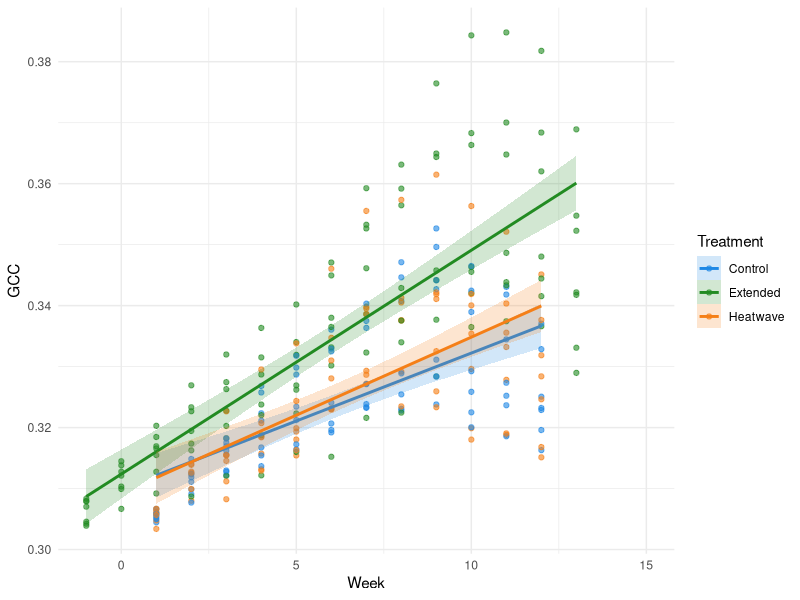
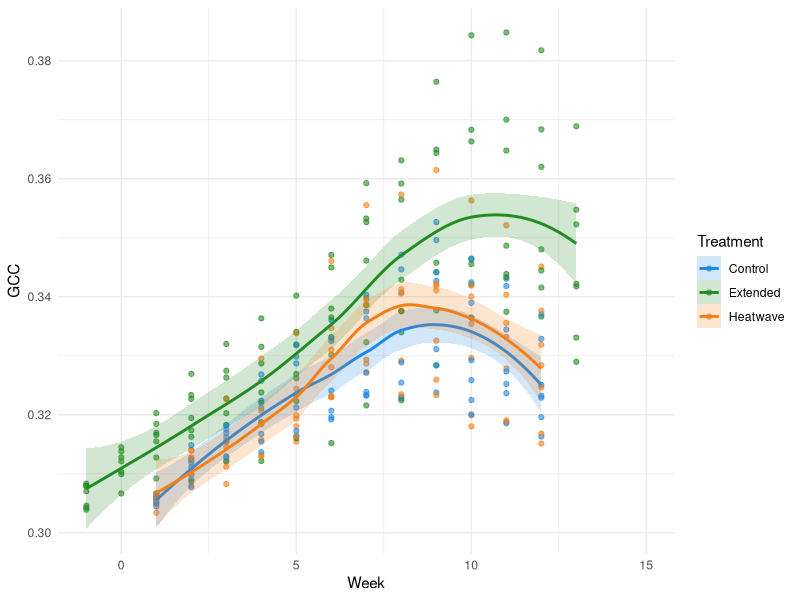
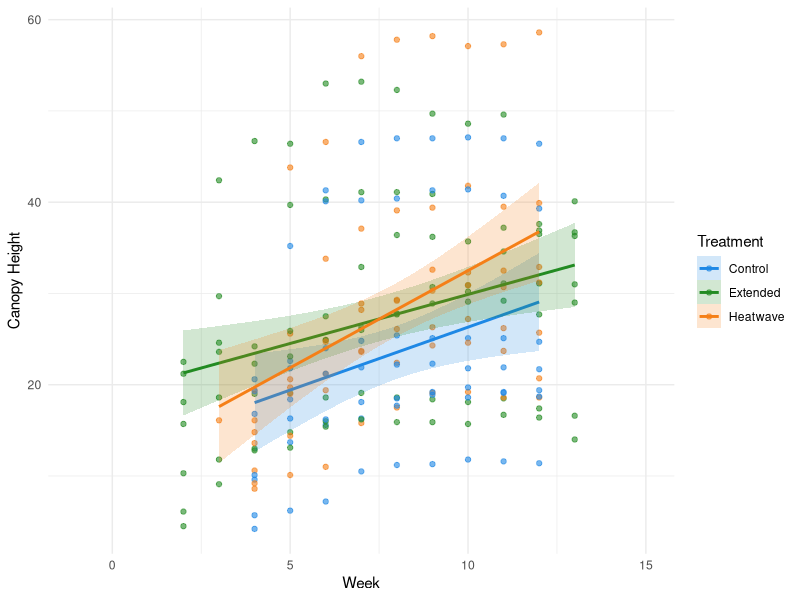
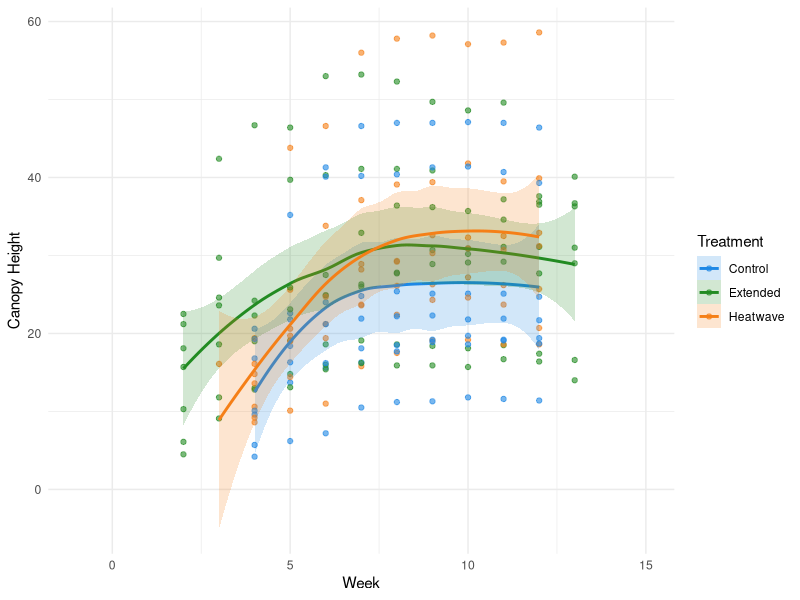
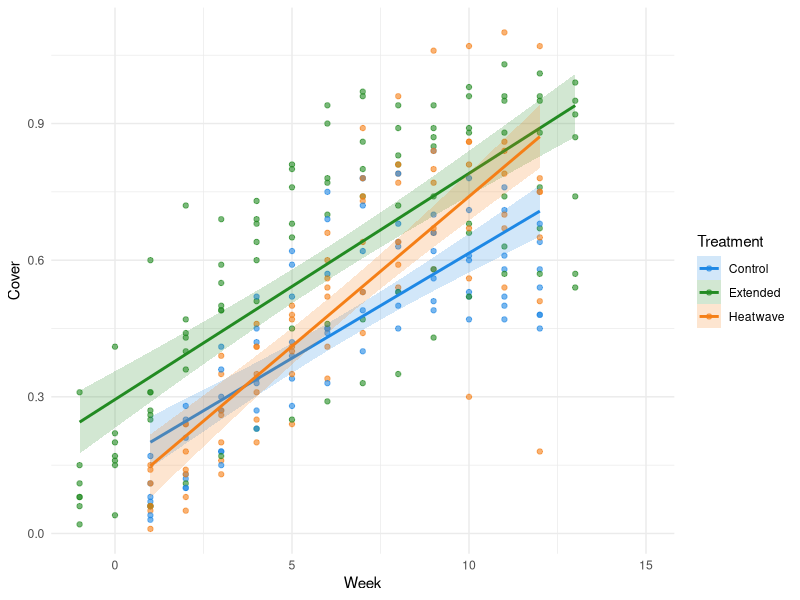
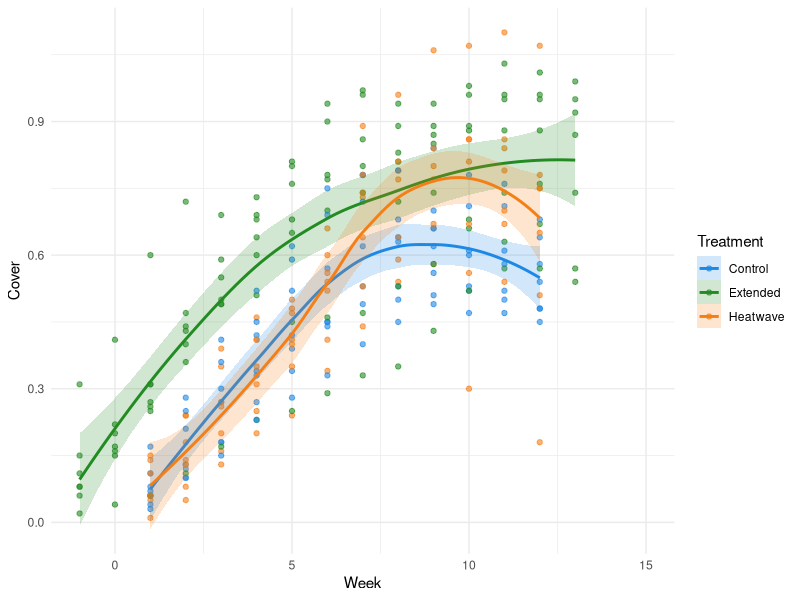
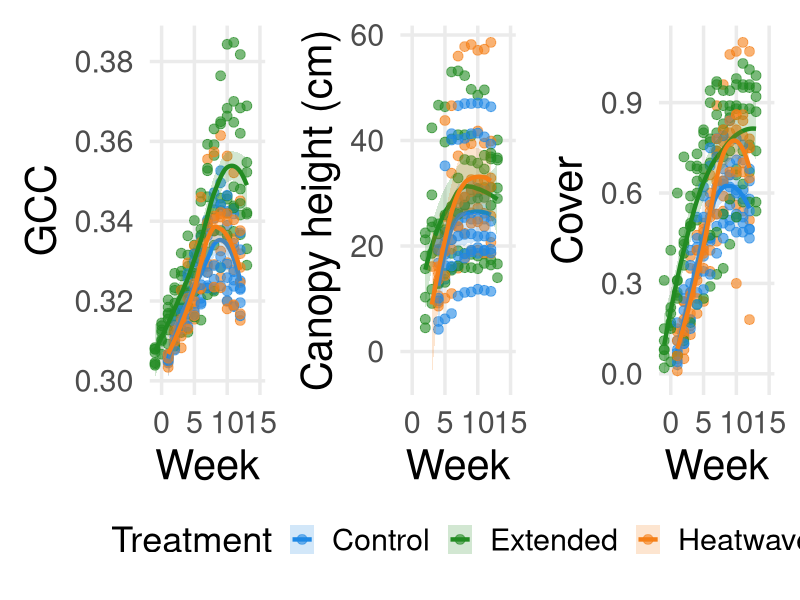
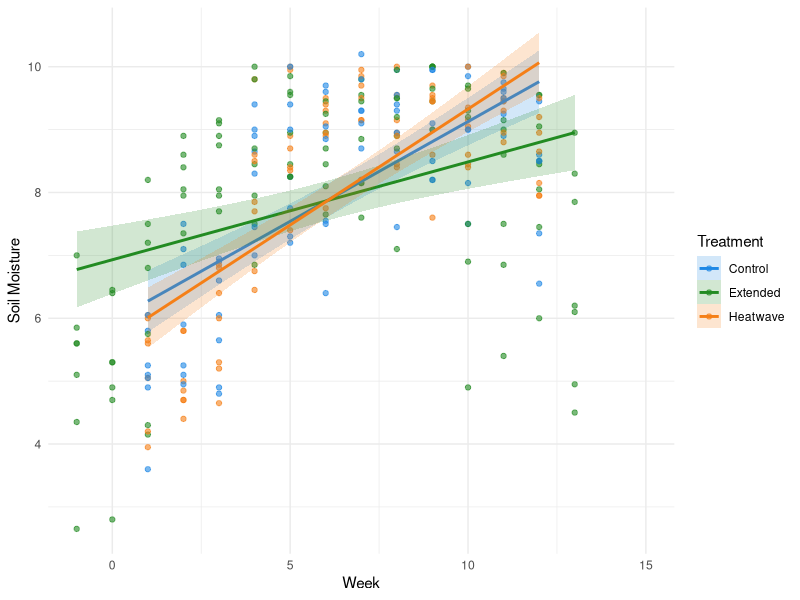

Source code (R) for these figures, in order:

############## UPDATED FIGURES ###############
#### Written by Samantha Solis de Ovando #####

# set working directory 
setwd("~/Documents/UndergradThesis/data")

####### shift extended grp by -2 weeks #######
library(dplyr)
original_data <- read.csv("MasterDataSheet_UGthesis_Feb232026.csv")
shifted_data <- original_data %>%
  mutate(measurement.week = ifelse(Treatment == "Extended",
                                   measurement.week - 2,
                                   measurement.week))
#print CSV
#write.csv(shifted_data, "shifted_dataset.csv", row.names = FALSE)

###########################################################################
################################# FIGURES #################################
###########################################################################

### IMPORTANT: USE THIS DATA WHEN PLOTTING BY TIME
plotting_with_time <- read.csv("shifted_dataset.csv")
plotting_with_time$canopyheight <- as.numeric(as.character(plotting_with_time$canopyheight))


############## PLANT PRODUCTIVITY ##############

####### GREENNESS #######

## Scatter plot with linear best fit and SE ribbon ##

### figure file name = GCC_Scatter_Linear_Ribbon

library(ggplot2)

ggplot(plotting_with_time, aes(x = measurement.week, y = meanGCC, color = Treatment)) +
  geom_point(alpha = 0.6, na.rm = TRUE) +
  geom_smooth(aes(fill = Treatment),
              method = "lm",
              se = TRUE,
              alpha = 0.2,
              na.rm = TRUE) +
  scale_color_manual(values = c(
    "Control" = "#1E88E5",
    "Extended" = "#228B22",
    "Heatwave" = "#F57F17"
  )) +
  scale_fill_manual(values = c(
    "Control" = "#1E88E5",
    "Extended" = "#228B22",
    "Heatwave" = "#F57F17"
  )) +
  labs(
    x = "Week",
    y = "GCC"
  ) +
  theme_minimal()

#############################################
## Scatter plot with local regression line ##
#file name of figure: GCC_Scatter_LocalRegression

library(ggplot2)

ggplot(plotting_with_time, aes(x = measurement.week, y = meanGCC, color = Treatment)) +
  geom_point(alpha = 0.6, na.rm = TRUE) +
  geom_smooth(aes(fill = Treatment),
              method = "loess",
              se = TRUE,
              alpha = 0.2,
              na.rm = TRUE) +
  scale_color_manual(values = c(
    "Control" = "#1E88E5",
    "Extended" = "#228B22",
    "Heatwave" = "#F57F17"
  )) +
  scale_fill_manual(values = c(
    "Control" = "#1E88E5",
    "Extended" = "#228B22",
    "Heatwave" = "#F57F17"
  )) +
  labs(
    x = "Week",
    y = "GCC"
  ) +
  theme_minimal()


###################### CANOPY HEIGHT ######################

### trouble shooting - plots not coming out right:
#class(plotting_with_time$canopyheight)
#str(plotting_with_time$canopyheight)
#plotting_with_time$canopyheight <- as.numeric(as.character(plotting_with_time$canopyheight))

### scatter with linear regression line ###
#file name: CanopyHeight_Scatter_LinearRegression
library(ggplot2)

ggplot(plotting_with_time, aes(x = measurement.week, y = canopyheight, color = Treatment)) +
  geom_point(alpha = 0.6, na.rm = TRUE) +
  geom_smooth(aes(fill = Treatment),
              method = "lm",
              se = TRUE,
              alpha = 0.2,
              na.rm = TRUE) +
  scale_color_manual(values = c(
    "Control" = "#1E88E5",
    "Extended" = "#228B22",
    "Heatwave" = "#F57F17"
  )) +
  scale_fill_manual(values = c(
    "Control" = "#1E88E5",
    "Extended" = "#228B22",
    "Heatwave" = "#F57F17"
  )) +
  labs(
    x = "Week",
    y = "Canopy Height"
  ) +
  theme_minimal()

### Canopy height scatter with local regression line ###
#file name: CanopyHeight_Scatter_LocalRegression

library(ggplot2)

ggplot(plotting_with_time, aes(x = measurement.week, y = canopyheight, color = Treatment)) +
  geom_point(alpha = 0.6, na.rm = TRUE) +
  geom_smooth(aes(fill = Treatment),
              method = "loess",
              se = TRUE,
              alpha = 0.2,
              na.rm = TRUE) +
  scale_color_manual(values = c(
    "Control" = "#1E88E5",
    "Extended" = "#228B22",
    "Heatwave" = "#F57F17"
  )) +
  scale_fill_manual(values = c(
    "Control" = "#1E88E5",
    "Extended" = "#228B22",
    "Heatwave" = "#F57F17"
  )) +
  labs(
    x = "Week",
    y = "Canopy Height"
  ) +
  theme_minimal()

###################### COVER ######################
### cover scatter with linear regression
# file name for figure: Cover_Scatter_LinearRegression

library(ggplot2)

ggplot(plotting_with_time, aes(x = measurement.week, y = CanopyExtent, color = Treatment)) +
  geom_point(alpha = 0.6, na.rm = TRUE) +
  geom_smooth(aes(fill = Treatment),
              method = "lm",
              se = TRUE,
              alpha = 0.2,
              na.rm = TRUE) +
  scale_color_manual(values = c(
    "Control" = "#1E88E5",
    "Extended" = "#228B22",
    "Heatwave" = "#F57F17"
  )) +
  scale_fill_manual(values = c(
    "Control" = "#1E88E5",
    "Extended" = "#228B22",
    "Heatwave" = "#F57F17"
  )) +
  labs(
    x = "Week",
    y = "Cover"
  ) +
  theme_minimal()

### cover scatter with local regression ###
# file name: Cover_Scatter_LocalRegression

library(ggplot2)

ggplot(plotting_with_time, aes(x = measurement.week, y = CanopyExtent, color = Treatment)) +
  geom_point(alpha = 0.6, na.rm = TRUE) +
  geom_smooth(aes(fill = Treatment),
              method = "loess",
              se = TRUE,
              alpha = 0.2,
              na.rm = TRUE) +
  scale_color_manual(values = c(
    "Control" = "#1E88E5",
    "Extended" = "#228B22",
    "Heatwave" = "#F57F17"
  )) +
  scale_fill_manual(values = c(
    "Control" = "#1E88E5",
    "Extended" = "#228B22",
    "Heatwave" = "#F57F17"
  )) +
  labs(
    x = "Week",
    y = "Cover"
  ) +
  theme_minimal()


##### FOR POSTER ###########
#### multi-panel figure ####
library(ggplot2)
install.packages("patchwork")
library(patchwork)
treatment_colours <- c(
  "Control"  = "#1E88E5",
  "Extended" = "#228B22",
  "Heatwave" = "#F57F17"
)

CAGPoster_theme <- theme_minimal(base_size = 26) +
  theme(
    axis.title = element_text(size = 30),
    axis.text = element_text(size = 22),
    legend.title = element_text(size = 26),
    legend.text = element_text(size = 22),
    panel.grid.minor = element_blank(),
    legend.position = "bottom"
  )

### make same plot for any variable for poster ###
make_poster_plot <- function(df, y_col, y_lab) {
  ggplot(df, aes(x = measurement.week, y = .data[[y_col]], color = Treatment)) +
    geom_point(alpha = 0.6, na.rm = TRUE, size = 3) +
    geom_smooth(aes(fill = Treatment),
                method = "loess",
                se = TRUE,
                alpha = 0.2,
                na.rm = TRUE,
                linewidth = 1.5) +
    scale_color_manual(values = treatment_colours) +
    scale_fill_manual(values = treatment_colours) +
    labs(x = "Week", y = y_lab, color = "Treatment", fill = "Treatment") +
    CAGPoster_theme
}

p1 <- make_poster_plot(plotting_with_time, "meanGCC", "GCC")
p2 <- make_poster_plot(plotting_with_time, "canopyheight", "Canopy height (cm)")
p3 <- make_poster_plot(plotting_with_time, "CanopyExtent", "Cover")

### 1x3 grid
combined <- p1 + p2 + p3 + plot_layout(ncol = 3, guides = "collect") &
  theme(legend.position = "bottom")

combined

############## ABIOTIC SOIL PROPERTIES  ##############

####### SOIL MOISTURE #######
### scatter with linear regression line ###
#file name: SoilMoisture_Scatter_LinearRegression

library(ggplot2)

ggplot(plotting_with_time, aes(x = measurement.week, y = MeanSoilMoisture, color = Treatment)) +
  geom_point(alpha = 0.6, na.rm = TRUE) +
  geom_smooth(aes(fill = Treatment),
              method = "lm",
              se = TRUE,
              alpha = 0.2,
              na.rm = TRUE) +
  scale_color_manual(values = c(
    "Control" = "#1E88E5",
    "Extended" = "#228B22",
    "Heatwave" = "#F57F17"
  )) +
  scale_fill_manual(values = c(
    "Control" = "#1E88E5",
    "Extended" = "#228B22",
    "Heatwave" = "#F57F17"
  )) +
  labs(
    x = "Week",
    y = "Soil Moisture"
  ) +
  theme_minimal()

### scatter with local regression line ###
#file name: SoilMoisture_Scatter_LocalRegression

library(ggplot2)

ggplot(plotting_with_time, aes(x = measurement.week, y = MeanSoilMoisture, color = Treatment)) +
  geom_point(alpha = 0.6, na.rm = TRUE) +
  geom_smooth(aes(fill = Treatment),
              method = "loess",
              se = TRUE,
              alpha = 0.2,
              na.rm = TRUE) +
  scale_color_manual(values = c(
    "Control" = "#1E88E5",
    "Extended" = "#228B22",
    "Heatwave" = "#F57F17"
  )) +
  scale_fill_manual(values = c(
    "Control" = "#1E88E5",
    "Extended" = "#228B22",
    "Heatwave" = "#F57F17"
  )) +
  labs(
    x = "Week",
    y = "Soil Moisture"
  ) +
  theme_minimal()

#################### SOIL PH ####################

### scatter with linear regression line ###
#file name: SoilpH_Scatter_LinearRegression

library(ggplot2)

ggplot(plotting_with_time, aes(x = measurement.week, y = MEANpH, color = Treatment)) +
  geom_point(alpha = 0.6, na.rm = TRUE) +
  geom_smooth(aes(fill = Treatment),
              method = "lm",
              se = TRUE,
              alpha = 0.2,
              na.rm = TRUE) +
  scale_color_manual(values = c(
    "Control" = "#1E88E5",
    "Extended" = "#228B22",
    "Heatwave" = "#F57F17"
  )) +
  scale_fill_manual(values = c(
    "Control" = "#1E88E5",
    "Extended" = "#228B22",
    "Heatwave" = "#F57F17"
  )) +
  labs(
    x = "Week",
    y = "Soil pH"
  ) +
  theme_minimal()

### scatter with local regression line ###
#file name: SoilpH_Scatter_LocalRegression

library(ggplot2)

ggplot(plotting_with_time, aes(x = measurement.week, y = MEANpH, color = Treatment)) +
geom_point(alpha = 0.6, na.rm = TRUE) +
geom_smooth(aes(fill = Treatment),
              method = "loess",
              se = TRUE,
              alpha = 0.2,
              na.rm = TRUE) +
scale_color_manual(values = c(
  "Control" = "#1E88E5",
  "Extended" = "#228B22",
  "Heatwave" = "#F57F17"
  )) +
  scale_fill_manual(values = c(
  "Control" = "#1E88E5",
  "Extended" = "#228B22",
  "Heatwave" = "#F57F17"
  )) +
  labs(
    x = "Week",
    y = "Soil pH"
  ) +
  theme_minimal()

#############1x2 Grid for Poster################
### save as: 2500x800

CAGPoster_theme <- theme_minimal(base_size = 26) +
  theme(
    axis.title = element_text(size = 30),
    axis.text = element_text(size = 22),
    legend.title = element_text(size = 26),
    legend.text = element_text(size = 22),
    panel.grid.minor = element_blank(),
    legend.position = "bottom"
  )

### make same plot for any variable for poster ###
poster_plot <- function(df, y_col, y_lab) {
  ggplot(df, aes(x = measurement.week, y = .data[[y_col]], color = Treatment)) +
    geom_point(alpha = 0.6, na.rm = TRUE, size = 3) +
    geom_smooth(aes(fill = Treatment),
                method = "loess",
                se = TRUE,
                alpha = 0.2,
                na.rm = TRUE,
                linewidth = 1.5) +
    scale_color_manual(values = treatment_colours) +
    scale_fill_manual(values = treatment_colours) +
    labs(x = "Week", y = y_lab, color = "Treatment", fill = "Treatment") +
    CAGPoster_theme
}

p1 <- poster_plot(plotting_with_time, "MeanSoilMoisture", "Soil Moisture")
p2 <- poster_plot(plotting_with_time, "MEANpH", "pH")

### 1x3 grid
combined <- p1 + p2 + plot_layout(ncol = 2, guides = "collect") &
  theme(legend.position = "bottom")

combined


###### side by side box plot (heatwave and autumn only) ##########

################### PLANT PHYSIOLOGICAL RESPONSE #######################
library(ggplot2)
library(dplyr)
library(patchwork)

treat_cols <- c(
  "Control"  = "#1E88E5",
  "Extended" = "#228B22",
  "Heatwave" = "#F57F17"
)

# only Heat wave & Autumn
soil_data <- plotting_with_time %>%
  filter(Season %in% c("Late summer / heatwave", "Autumn")) %>%
  mutate(
    Season = factor(Season, levels = c("Late summer / heatwave", "Autumn")),
    Treatment = factor(Treatment, levels = c("Control", "Heatwave", "Extended"))
  )

# pH plot
pH_plot <- ggplot(soil_data, aes(x = Season, y = MEANpH, fill = Treatment)) +
  geom_boxplot(
    width = 0.65,
    outlier.alpha = 0.5,
    na.rm = TRUE,
    position = position_dodge(width = 0.75)
  ) +
  scale_fill_manual(values = treat_cols) +
  labs(
    title = "Soil pH",
    x = NULL,
    y = "Mean pH",
    fill = "Treatment"
  ) +
  theme_minimal(base_size = 22) +
  theme(
    legend.position = "bottom",
    panel.grid.minor = element_blank()
  )

# Moisture
moisture_plot <- ggplot(soil_data, aes(x = Season, y = MeanSoilMoisture, fill = Treatment)) +
  geom_boxplot(
    width = 0.65,
    outlier.alpha = 0.5,
    na.rm = TRUE,
    position = position_dodge(width = 0.75)
  ) +
  scale_fill_manual(values = treat_cols) +
  labs(
    title = "Soil Moisture",
    x = NULL,
    y = "Mean soil moisture",
    fill = "Treatment"
  ) +
  theme_minimal(base_size = 22) +
  theme(
    legend.position = "bottom",
    panel.grid.minor = element_blank()
  )

#combine plots 1x2 grid + one legend
combined <- (pH_plot + moisture_plot) +
  plot_layout(ncol = 2, guides = "collect") &
  theme(legend.position = "bottom")

combined

#### EVAPOTRANSPIRATION ###
# Pot water loss / week. ET proxy. 

### scatter with linear regression line ###
#file name: Evapotranspiration_Scatter_LinearRegression

library(ggplot2)

ggplot(plotting_with_time, aes(x = measurement.week, y = EvapotranspirationRate, color = Treatment)) +
  geom_point(alpha = 0.6, na.rm = TRUE) +
  geom_smooth(aes(fill = Treatment),
              method = "lm",
              se = TRUE,
              alpha = 0.2,
              na.rm = TRUE) +
  scale_color_manual(values = c(
    "Control" = "#1E88E5",
    "Extended" = "#228B22",
    "Heatwave" = "#F57F17"
  )) +
  scale_fill_manual(values = c(
    "Control" = "#1E88E5",
    "Extended" = "#228B22",
    "Heatwave" = "#F57F17"
  )) +
  labs(
    x = "Week",
    y = "Evapotranspiration (Kg lost/week)"
  ) +
  theme_minimal()

### scatter with local regression line ###
#file name: Evapotranspiration_Scatter_LocalRegression

library(ggplot2)

ggplot(plotting_with_time, aes(x = measurement.week, y = EvapotranspirationRate, color = Treatment)) +
  geom_point(alpha = 0.6, na.rm = TRUE) +
  geom_smooth(aes(fill = Treatment),
              method = "loess",
              se = TRUE,
              alpha = 0.2,
              na.rm = TRUE) +
  scale_color_manual(values = c(
    "Control" = "#1E88E5",
    "Extended" = "#228B22",
    "Heatwave" = "#F57F17"
  )) +
  scale_fill_manual(values = c(
    "Control" = "#1E88E5",
    "Extended" = "#228B22",
    "Heatwave" = "#F57F17"
  )) +
  labs(
    x = "Week",
    y = "Evapotranspiration (Kg lost/week)"
  ) +
  theme_minimal(base_size = 26)

###################### ECOSYSTEM GAS FLUXES #######################

############ CO2 respiration #########

### scatter with linear regression line ###
#file name: CO2_Scatter_LinearRegression

library(ggplot2)

ggplot(plotting_with_time, aes(x = measurement.week, y = CO2flux, color = Treatment)) +
  geom_point(alpha = 0.6, na.rm = TRUE) +
  geom_smooth(aes(fill = Treatment),
              method = "lm",
              se = TRUE,
              alpha = 0.2,
              na.rm = TRUE) +
  scale_color_manual(values = c(
    "Control" = "#1E88E5",
    "Extended" = "#228B22",
    "Heatwave" = "#F57F17"
  )) +
  scale_fill_manual(values = c(
    "Control" = "#1E88E5",
    "Extended" = "#228B22",
    "Heatwave" = "#F57F17"
  )) +
  labs(
    x = "Week",
    y = "CO2 respiration"
  ) +
  theme_minimal()

### Scatter with local regression line ###
#File name: CO2_Scatter_LocalRegression

library(ggplot2)

ggplot(plotting_with_time, aes(x = measurement.week, y = CO2flux, color = Treatment)) +
  geom_point(alpha = 0.6, na.rm = TRUE) +
  geom_smooth(aes(fill = Treatment),
              method = "loess",
              se = TRUE,
              alpha = 0.2,
              na.rm = TRUE) +
  scale_color_manual(values = c(
    "Control" = "#1E88E5",
    "Extended" = "#228B22",
    "Heatwave" = "#F57F17"
  )) +
  scale_fill_manual(values = c(
    "Control" = "#1E88E5",
    "Extended" = "#228B22",
    "Heatwave" = "#F57F17"
  )) +
  labs(
    x = "Week",
    y = "CO2 respiration"
  ) +
  theme_minimal(base_size = 26)


############### CH4 Respiration ###############

### scatter with linear regression line ###
#file name: CH4_Scatter_LinearRegression

library(ggplot2)

ggplot(plotting_with_time, aes(x = measurement.week, y = CH4flux, color = Treatment)) +
  geom_point(alpha = 0.6, na.rm = TRUE) +
  geom_smooth(aes(fill = Treatment),
              method = "lm",
              se = TRUE,
              alpha = 0.2,
              na.rm = TRUE) +
  scale_color_manual(values = c(
    "Control" = "#1E88E5",
    "Extended" = "#228B22",
    "Heatwave" = "#F57F17"
  )) +
  scale_fill_manual(values = c(
    "Control" = "#1E88E5",
    "Extended" = "#228B22",
    "Heatwave" = "#F57F17"
  )) +
  labs(
    x = "Week",
    y = "CH4 respiration"
  ) +
  theme_minimal()

##########################################
### Scatter with local regression line ###
#File name: CH4_Scatter_LocalRegression###
##### includes dashed season lines (needs to be updaed) - not working:
#mid-summer line is missing, text overlapping

library(ggplot2)

#added for season labels
library(dplyr)
season_blocks <- plotting_with_time %>%
  filter(!is.na(SeasonLabels), !is.na(measurement.week)) %>%
  group_by(SeasonLabels) %>%
  summarise(
    xmin = min(measurement.week),
    xmax = max(measurement.week),
    xmid = (xmin + xmax) / 2,
    .groups = "drop"
  )
heatwave_start <- 5
heatwave_end <- 7

yr <- range(plotting_with_time$CH4flux, na.rm = TRUE)
y_label <- yr[1] - 0.15 * diff(yr)

### scatter original
ggplot(plotting_with_time, aes(x = measurement.week, y = CH4flux, color = Treatment)) +

##### heatwave shaded block ######
  geom_rect(
    aes(xmin = heatwave_start, xmax = heatwave_end,
        ymin = -Inf, ymax = Inf),
    inherit.aes = FALSE,
    fill = "#ffdbdc",
    alpha = 0.15
  ) +
  
#### dashed season lines #####
geom_vline(
  data = season_blocks,
  aes(xintercept = xmin),
  linetype = "dashed",
  color = "black",
  alpha = 0.6
) +
  
### season labels ###
  geom_text(
    data = season_blocks,
    aes(x = xmid, y = y_label, label = gsub(" ", "\n", SeasonLabels)),
    inherit.aes = FALSE,
    color = "black",
    size = 3,
    lineheight = 0.9
  ) +
  
  expand_limits(y = y_label)+

  ##############################
  geom_point(alpha = 0.6, na.rm = TRUE) +
  geom_smooth(aes(fill = Treatment),
              method = "loess",
              se = TRUE,
              alpha = 0.2,
              na.rm = TRUE) +
  scale_color_manual(values = c(
    "Control" = "#1E88E5",
    "Extended" = "#228B22",
    "Heatwave" = "#F57F17"
  )) +
  scale_fill_manual(values = c(
    "Control" = "#1E88E5",
    "Extended" = "#228B22",
    "Heatwave" = "#F57F17"
  )) +
  labs(
    x = "Week",
    y = "CH4 respiration"
  ) +
  theme_minimal()


################################################################
####### BOX PLOTS - add significance lines BETWEEN BOXES! ######
######################## PLANT RESPONSE ########################


################### FOR POSTER #################
## save as: width = 2500, height = 2100 ##
####### GCC #######
library(ggplot2)
library(dplyr)

box_data <- plotting_with_time %>%
  mutate(
    Treatment = factor(Treatment, levels = c("Control", "Heatwave", "Extended")),
    Season = factor(
    Season, 
    levels = c("Early summer", "Mid-summer", "Late summer / heatwave", "Autumn"),
    labels = c("Early summer", "Mid-summer", "Heat wave", "Autumn"))
  ) %>%
  filter(!is.na(meanGCC))

p <- ggplot(box_data, aes(x = Treatment, y = meanGCC, fill = Treatment)) +
  geom_boxplot(width = 0.7, outlier.alpha = 0.6) +
  facet_grid(. ~ Season) +
  labs(
    title = "GCC by treatment across seasons",
    x = "",
    y = "GCC",
    fill = "Treatment"
  ) +
  scale_fill_manual(values = c(
    "Control"  = "#2C6DB2",
    "Extended" = "#2E7D32",
    "Heatwave" = "#D55E00"
  )) +
  theme_minimal(base_size = 50) +
  theme(
    legend.position = "right",
    strip.text = element_text(face = "bold"),
    axis.text.x = element_blank(),
    axis.ticks.x = element_blank()
  )

print(p)

#####################################
######### CANOPY HEIGHT #############
############ BOX PLOT ###############

## save as: width = 2500, height = 2100 ##
####### Canopy Height #######
library(ggplot2)
library(dplyr)

box_data <- plotting_with_time %>%
  mutate(
    Treatment = factor(Treatment, levels = c("Control", "Heatwave", "Extended")),
    Season = factor(
      Season, 
      levels = c("Early summer", "Mid-summer", "Late summer / heatwave", "Autumn"),
      labels = c("Early summer", "Mid-summer", "Heat wave", "Autumn"))
  ) %>%
  filter(!is.na(canopyheight))

p <- ggplot(box_data, aes(x = Treatment, y = canopyheight, fill = Treatment)) +
  geom_boxplot(width = 0.7, outlier.alpha = 0.6) +
  facet_grid(. ~ Season) +
  labs(
    title = "Canopy Height by treatment across seasons",
    x = "",
    y = "GCC",
    fill = "Treatment"
  ) +
  scale_fill_manual(values = c(
    "Control"  = "#2C6DB2",
    "Extended" = "#2E7D32",
    "Heatwave" = "#D55E00"
  )) +
  theme_minimal(base_size = 50) +
  theme(
    legend.position = "right",
    strip.text = element_text(face = "bold"),
    axis.text.x = element_blank(),
    axis.ticks.x = element_blank()
  )

print(p)

#####################################
################# COVER #############
############ BOX PLOT ###############

## save as: width = 2500, height = 2100 ##
####### CO2 #######
library(ggplot2)
library(dplyr)

box_data <- plotting_with_time %>%
  mutate(
    Treatment = factor(Treatment, levels = c("Control", "Heatwave", "Extended")),
    Season = factor(
      Season, 
      levels = c("Early summer", "Mid-summer", "Late summer / heatwave", "Autumn"),
      labels = c("Early summer", "Mid-summer", "Heat wave", "Autumn"))
  ) %>%
  filter(!is.na(CO2flux)) %>%
  filter(Season %in% c("Heat wave", "Autumn"))

p <- ggplot(box_data, aes(x = Treatment, y = CO2flux, fill = Treatment)) +
  geom_boxplot(width = 0.7, outlier.alpha = 0.6) +
  facet_grid(. ~ Season) +
  labs(
    title = "CO2 Respiration during heat wave and autumn",
    x = "",
    y = "CO2 flux",
    fill = "Treatment"
  ) +
  scale_fill_manual(values = c(
    "Control"  = "#2C6DB2",
    "Extended" = "#2E7D32",
    "Heatwave" = "#D55E00"
  )) +
  theme_minimal(base_size = 50) +
  theme(
    legend.position = "right",
    strip.text = element_text(face = "bold"),
    axis.text.x = element_blank(),
    axis.ticks.x = element_blank()
  )

print(p)
